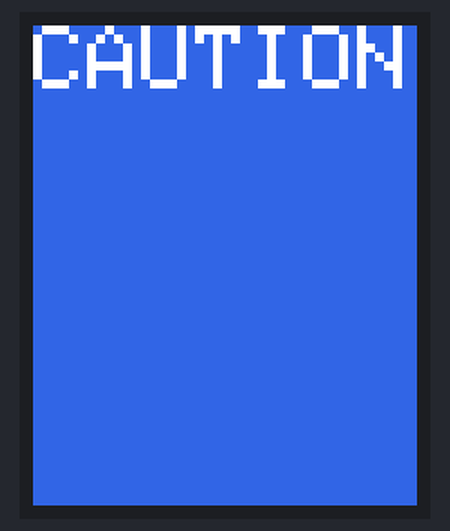
This sketch was run on a simulated Arduino Uno, built with avr-gcc and run on an emulated ATmega328P. Parts: 128×160 colour display.

Above: at 0.2 s.

The sketch:

Splash_Demo.ino
```cpp
#include <Adafruit_GFX.h>    // Core graphics library
#include <Adafruit_ST7735.h> // Hardware-specific library
#include <SPI.h>

#define TFT_CS     10
#define TFT_RST    9
#define TFT_DC     8

// LCD Display
Adafruit_ST7735 tft = Adafruit_ST7735(TFT_CS, TFT_DC, TFT_RST);

const int CHAR_WIDTH = 6, CHAR_HEIGHT = 8;          // dimensions of 1 text character in pixels
const uint16_t TEXT_COLOR_DEFAULT = ST7735_WHITE;   // default color used to draw text
const uint16_t TEXT_COLOR_HIGHLIGHT = ST7735_BLACK; // color used to draw highlighted text
const uint16_t BG_COLOR_DEFAULT = ST7735_BLACK;     // default background color for entire display
const uint16_t SPLASH_BG_COLOR_DEFAULT = 0x333C;    // default background color for splash screen
const uint16_t SPLASH_BG_COLOR_HIGHLIGHT = 0xFF00;  // background color used to draw highlighted text on splash screen

const int SPLASH_TIMER = 2000;
int steps = (tft.width() / CHAR_WIDTH) * (tft.height() / CHAR_HEIGHT);

int centerStr(int strLen) {
  return (tft.width() - strLen*CHAR_WIDTH) / 2;
}

//  String str1 = " Project ";
//  String str2 = " Lodestar ";
//  String str3 = "Loading: .....";
//  String DISCLAIMER = "This device only supports straight-line navigation toward destination locations. It will not account for any hazards that may be present along this path. Use this product at your own risk!";

void printSplashScreen() {
  tft.fillScreen(SPLASH_BG_COLOR_DEFAULT);
  tft.setTextColor(TEXT_COLOR_DEFAULT, SPLASH_BG_COLOR_DEFAULT);
  tft.setTextWrap(true);
  tft.setTextSize(3);
  tft.print("CAUTION");
  tft.setTextSize(1);
//  tft.println(DISCLAIMER);
//  tft.setTextSize(2);
//  tft.setCursor(centerStr(str1.length()*2), tft.height() - 6*CHAR_HEIGHT);
//  tft.println(str1);
//  tft.setCursor(centerStr(str2.length()*2), tft.height() - 4*CHAR_HEIGHT);
//  tft.println(str2);
}

void setup()
{
  Serial.begin(9600);
  tft.initR(INITR_BLACKTAB);   // initialize a ST7735S chip, black tab
  tft.setTextWrap(true);
  tft.setTextSize(1);
  printSplashScreen();
//  tft.setCursor(0, 0);
}

void loop()
{
//  tft.setTextColor(TEXT_COLOR_DEFAULT, SPLASH_BG_COLOR_DEFAULT);
//  tft.setCursor(centerStr(str3), tft.height() - CHAR_HEIGHT);
//  tft.print("Loading: ");
//  for(int i = 0; i < 5; i++) {
//    delay(SPLASH_TIMER / 5);
//    tft.print(".");
//  }
//  tft.setTextColor(TEXT_COLOR_DEFAULT, SPLASH_BG_COLOR_DEFAULT);
//  tft.setCursor(centerStr(str3), tft.height()/2 - (tft.height()/2)%CHAR_HEIGHT + 2*CHAR_HEIGHT);
//  tft.print("              ");

//  tft.print(".");
//  delay(SPLASH_TIMER / steps);
}
```
